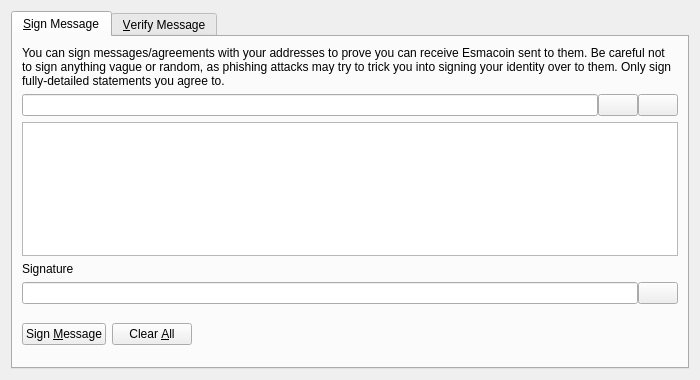
<?xml version="1.0" encoding="UTF-8"?>
<ui version="4.0">
 <class>SignVerifyMessageDialog</class>
 <widget class="QDialog" name="SignVerifyMessageDialog">
  <property name="geometry">
   <rect>
    <x>0</x>
    <y>0</y>
    <width>700</width>
    <height>380</height>
   </rect>
  </property>
  <property name="windowTitle">
   <string>Signatures - Sign / Verify a Message</string>
  </property>
  <property name="modal">
   <bool>true</bool>
  </property>
  <layout class="QVBoxLayout" name="verticalLayout">
   <item>
    <widget class="QTabWidget" name="tabWidget">
     <property name="currentIndex">
      <number>0</number>
     </property>
     <widget class="QWidget" name="tabSignMessage">
      <attribute name="title">
       <string>&amp;Sign Message</string>
      </attribute>
      <layout class="QVBoxLayout" name="verticalLayout_SM">
       <item>
        <widget class="QLabel" name="infoLabel_SM">
         <property name="text">
          <string>You can sign messages/agreements with your addresses to prove you can receive Esmacoin sent to them. Be careful not to sign anything vague or random, as phishing attacks may try to trick you into signing your identity over to them. Only sign fully-detailed statements you agree to.</string>
         </property>
         <property name="textFormat">
          <enum>Qt::PlainText</enum>
         </property>
         <property name="wordWrap">
          <bool>true</bool>
         </property>
        </widget>
       </item>
       <item>
        <layout class="QHBoxLayout" name="horizontalLayout_1_SM">
         <property name="spacing">
          <number>0</number>
         </property>
         <item>
          <widget class="QValidatedLineEdit" name="addressIn_SM">
           <property name="toolTip">
            <string>The Esmacoin address to sign the message with</string>
           </property>
          </widget>
         </item>
         <item>
          <widget class="QPushButton" name="addressBookButton_SM">
           <property name="toolTip">
            <string>Choose previously used address</string>
           </property>
           <property name="text">
            <string/>
           </property>
           <property name="shortcut">
            <string>Alt+A</string>
           </property>
           <property name="autoDefault">
            <bool>false</bool>
           </property>
          </widget>
         </item>
         <item>
          <widget class="QPushButton" name="pasteButton_SM">
           <property name="toolTip">
            <string>Paste address from clipboard</string>
           </property>
           <property name="text">
            <string/>
           </property>
           <property name="shortcut">
            <string>Alt+P</string>
           </property>
           <property name="autoDefault">
            <bool>false</bool>
           </property>
          </widget>
         </item>
        </layout>
       </item>
       <item>
        <widget class="QPlainTextEdit" name="messageIn_SM">
         <property name="toolTip">
          <string>Enter the message you want to sign here</string>
         </property>
        </widget>
       </item>
       <item>
        <widget class="QLabel" name="signatureLabel_SM">
         <property name="text">
          <string>Signature</string>
         </property>
         <property name="textFormat">
          <enum>Qt::PlainText</enum>
         </property>
        </widget>
       </item>
       <item>
        <layout class="QHBoxLayout" name="horizontalLayout_2_SM">
         <property name="spacing">
          <number>0</number>
         </property>
         <item>
          <widget class="QLineEdit" name="signatureOut_SM">
           <property name="font">
            <font>
             <italic>true</italic>
            </font>
           </property>
           <property name="readOnly">
            <bool>true</bool>
           </property>
          </widget>
         </item>
         <item>
          <widget class="QPushButton" name="copySignatureButton_SM">
           <property name="toolTip">
            <string>Copy the current signature to the system clipboard</string>
           </property>
           <property name="text">
            <string/>
           </property>
           <property name="autoDefault">
            <bool>false</bool>
           </property>
          </widget>
         </item>
        </layout>
       </item>
       <item>
        <layout class="QHBoxLayout" name="horizontalLayout_3_SM">
         <item>
          <widget class="QPushButton" name="signMessageButton_SM">
           <property name="toolTip">
            <string>Sign the message to prove you own this Esmacoin address</string>
           </property>
           <property name="text">
            <string>Sign &amp;Message</string>
           </property>
           <property name="autoDefault">
            <bool>false</bool>
           </property>
          </widget>
         </item>
         <item>
          <widget class="QPushButton" name="clearButton_SM">
           <property name="toolTip">
            <string>Reset all sign message fields</string>
           </property>
           <property name="text">
            <string>Clear &amp;All</string>
           </property>
           <property name="autoDefault">
            <bool>false</bool>
           </property>
          </widget>
         </item>
         <item>
          <spacer name="horizontalSpacer_1_SM">
           <property name="orientation">
            <enum>Qt::Horizontal</enum>
           </property>
           <property name="sizeHint" stdset="0">
            <size>
             <width>40</width>
             <height>48</height>
            </size>
           </property>
          </spacer>
         </item>
         <item>
          <widget class="QLabel" name="statusLabel_SM">
           <property name="font">
            <font>
             <weight>75</weight>
             <bold>true</bold>
            </font>
           </property>
           <property name="text">
            <string/>
           </property>
           <property name="wordWrap">
            <bool>true</bool>
           </property>
          </widget>
         </item>
         <item>
          <spacer name="horizontalSpacer_2_SM">
           <property name="orientation">
            <enum>Qt::Horizontal</enum>
           </property>
           <property name="sizeHint" stdset="0">
            <size>
             <width>40</width>
             <height>48</height>
            </size>
           </property>
          </spacer>
         </item>
        </layout>
       </item>
      </layout>
     </widget>
     <widget class="QWidget" name="tabVerifyMessage">
      <attribute name="title">
       <string>&amp;Verify Message</string>
      </attribute>
      <layout class="QVBoxLayout" name="verticalLayout_VM">
       <item>
        <widget class="QLabel" name="infoLabel_VM">
         <property name="text">
          <string>Enter the receiver's address, message (ensure you copy line breaks, spaces, tabs, etc. exactly) and signature below to verify the message. Be careful not to read more into the signature than what is in the signed message itself, to avoid being tricked by a man-in-the-middle attack. Note that this only proves the signing party receives with the address, it cannot prove sendership of any transaction!</string>
         </property>
         <property name="textFormat">
          <enum>Qt::PlainText</enum>
         </property>
         <property name="alignment">
          <set>Qt::AlignLeading|Qt::AlignLeft|Qt::AlignTop</set>
         </property>
         <property name="wordWrap">
          <bool>true</bool>
         </property>
        </widget>
       </item>
       <item>
        <layout class="QHBoxLayout" name="horizontalLayout_1_VM">
         <property name="spacing">
          <number>0</number>
         </property>
         <item>
          <widget class="QValidatedLineEdit" name="addressIn_VM">
           <property name="toolTip">
            <string>The Esmacoin address the message was signed with</string>
           </property>
          </widget>
         </item>
         <item>
          <widget class="QPushButton" name="addressBookButton_VM">
           <property name="toolTip">
            <string>Choose previously used address</string>
           </property>
           <property name="text">
            <string/>
           </property>
           <property name="shortcut">
            <string>Alt+A</string>
           </property>
           <property name="autoDefault">
            <bool>false</bool>
           </property>
          </widget>
         </item>
        </layout>
       </item>
       <item>
        <widget class="QPlainTextEdit" name="messageIn_VM"/>
       </item>
       <item>
        <widget class="QValidatedLineEdit" name="signatureIn_VM"/>
       </item>
       <item>
        <layout class="QHBoxLayout" name="horizontalLayout_2_VM">
         <item>
          <widget class="QPushButton" name="verifyMessageButton_VM">
           <property name="toolTip">
            <string>Verify the message to ensure it was signed with the specified Esmacoin address</string>
           </property>
           <property name="text">
            <string>Verify &amp;Message</string>
           </property>
           <property name="autoDefault">
            <bool>false</bool>
           </property>
          </widget>
         </item>
         <item>
          <widget class="QPushButton" name="clearButton_VM">
           <property name="toolTip">
            <string>Reset all verify message fields</string>
           </property>
           <property name="text">
            <string>Clear &amp;All</string>
           </property>
           <property name="autoDefault">
            <bool>false</bool>
           </property>
          </widget>
         </item>
         <item>
          <spacer name="horizontalSpacer_1_VM">
           <property name="orientation">
            <enum>Qt::Horizontal</enum>
           </property>
           <property name="sizeHint" stdset="0">
            <size>
             <width>40</width>
             <height>48</height>
            </size>
           </property>
          </spacer>
         </item>
         <item>
          <widget class="QLabel" name="statusLabel_VM">
           <property name="font">
            <font>
             <weight>75</weight>
             <bold>true</bold>
            </font>
           </property>
           <property name="text">
            <string/>
           </property>
           <property name="wordWrap">
            <bool>true</bool>
           </property>
          </widget>
         </item>
         <item>
          <spacer name="horizontalSpacer_2_VM">
           <property name="orientation">
            <enum>Qt::Horizontal</enum>
           </property>
           <property name="sizeHint" stdset="0">
            <size>
             <width>40</width>
             <height>48</height>
            </size>
           </property>
          </spacer>
         </item>
        </layout>
       </item>
      </layout>
     </widget>
    </widget>
   </item>
  </layout>
 </widget>
 <customwidgets>
  <customwidget>
   <class>QValidatedLineEdit</class>
   <extends>QLineEdit</extends>
   <header>qvalidatedlineedit.h</header>
  </customwidget>
 </customwidgets>
 <resources>
  <include location="../esmacoin.qrc"/>
 </resources>
 <connections/>
</ui>
